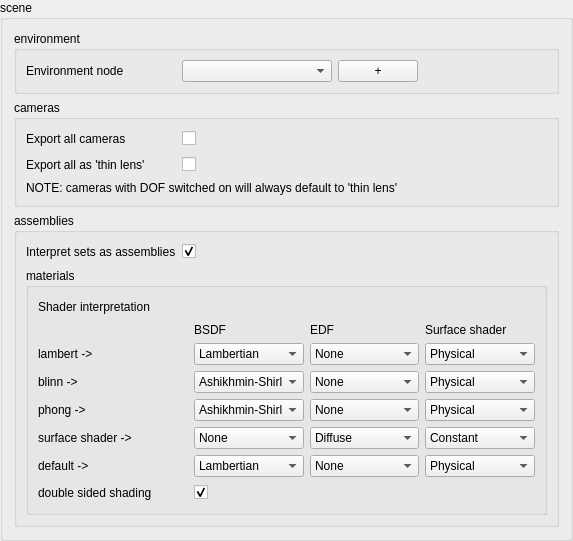
             <widget class="QGroupBox" name="groupBox_3">
              <property name="title">
               <string>scene</string>
              </property>
              <layout class="QVBoxLayout" name="verticalLayout_8">
               <item>
                <widget class="QGroupBox" name="groupBox_5">
                 <property name="title">
                  <string>environment</string>
                 </property>
                 <layout class="QVBoxLayout" name="verticalLayout_11">
                  <item>
                   <layout class="QHBoxLayout" name="horizontalLayout_20">
                    <item>
                     <widget class="QLabel" name="label_30">
                      <property name="minimumSize">
                       <size>
                        <width>150</width>
                        <height>0</height>
                       </size>
                      </property>
                      <property name="maximumSize">
                       <size>
                        <width>150</width>
                        <height>16777215</height>
                       </size>
                      </property>
                      <property name="text">
                       <string>Environment node</string>
                      </property>
                     </widget>
                    </item>
                    <item>
                     <widget class="QComboBox" name="ms_envList">
                      <property name="minimumSize">
                       <size>
                        <width>150</width>
                        <height>0</height>
                       </size>
                      </property>
                      <property name="baseSize">
                       <size>
                        <width>150</width>
                        <height>0</height>
                       </size>
                      </property>
                     </widget>
                    </item>
                    <item>
                     <widget class="QPushButton" name="ms_envAdd">
                      <property name="minimumSize">
                       <size>
                        <width>0</width>
                        <height>0</height>
                       </size>
                      </property>
                      <property name="text">
                       <string>  +  </string>
                      </property>
                      <property name="+command" stdset="0">
                       <string>&quot;mayaseed.addEnvironmentNode()&quot;</string>
                      </property>
                     </widget>
                    </item>
                    <item>
                     <spacer name="horizontalSpacer_18">
                      <property name="orientation">
                       <enum>Qt::Horizontal</enum>
                      </property>
                      <property name="sizeHint" stdset="0">
                       <size>
                        <width>40</width>
                        <height>20</height>
                       </size>
                      </property>
                     </spacer>
                    </item>
                   </layout>
                  </item>
                 </layout>
                </widget>
               </item>
               <item>
                <widget class="QGroupBox" name="groupBox_4">
                 <property name="title">
                  <string>cameras</string>
                 </property>
                 <layout class="QVBoxLayout" name="verticalLayout_9">
                  <item>
                   <layout class="QHBoxLayout" name="horizontalLayout_17">
                    <item>
                     <widget class="QLabel" name="label_28">
                      <property name="minimumSize">
                       <size>
                        <width>150</width>
                        <height>0</height>
                       </size>
                      </property>
                      <property name="maximumSize">
                       <size>
                        <width>150</width>
                        <height>16777215</height>
                       </size>
                      </property>
                      <property name="text">
                       <string>Export all cameras</string>
                      </property>
                     </widget>
                    </item>
                    <item>
                     <widget class="QCheckBox" name="ms_sceneCameraExportAllCameras">
                      <property name="text">
                       <string/>
                      </property>
                      <property name="checkable">
                       <bool>true</bool>
                      </property>
                      <property name="checked">
                       <bool>false</bool>
                      </property>
                     </widget>
                    </item>
                    <item>
                     <spacer name="horizontalSpacer_15">
                      <property name="orientation">
                       <enum>Qt::Horizontal</enum>
                      </property>
                      <property name="sizeHint" stdset="0">
                       <size>
                        <width>40</width>
                        <height>20</height>
                       </size>
                      </property>
                     </spacer>
                    </item>
                   </layout>
                  </item>
                  <item>
                   <layout class="QHBoxLayout" name="horizontalLayout_11">
                    <item>
                     <widget class="QLabel" name="label_15">
                      <property name="minimumSize">
                       <size>
                        <width>150</width>
                        <height>0</height>
                       </size>
                      </property>
                      <property name="maximumSize">
                       <size>
                        <width>9999</width>
                        <height>16777215</height>
                       </size>
                      </property>
                      <property name="text">
                       <string>Export all as 'thin lens'</string>
                      </property>
                     </widget>
                    </item>
                    <item>
                     <widget class="QCheckBox" name="ms_sceneCameraDefaultThinLens">
                      <property name="text">
                       <string/>
                      </property>
                      <property name="checked">
                       <bool>false</bool>
                      </property>
                     </widget>
                    </item>
                    <item>
                     <spacer name="horizontalSpacer_14">
                      <property name="orientation">
                       <enum>Qt::Horizontal</enum>
                      </property>
                      <property name="sizeHint" stdset="0">
                       <size>
                        <width>40</width>
                        <height>20</height>
                       </size>
                      </property>
                     </spacer>
                    </item>
                   </layout>
                  </item>
                  <item>
                   <widget class="QLabel" name="label_27">
                    <property name="text">
                     <string>NOTE: cameras with DOF switched on will always default to 'thin lens'</string>
                    </property>
                   </widget>
                  </item>
                 </layout>
                </widget>
               </item>
               <item>
                <widget class="QGroupBox" name="groupBox_6">
                 <property name="title">
                  <string>assemblies</string>
                 </property>
                 <layout class="QVBoxLayout" name="verticalLayout_10">
                  <item>
                   <layout class="QHBoxLayout" name="horizontalLayout_18">
                    <item>
                     <widget class="QLabel" name="label_29">
                      <property name="minimumSize">
                       <size>
                        <width>150</width>
                        <height>0</height>
                       </size>
                      </property>
                      <property name="maximumSize">
                       <size>
                        <width>99999</width>
                        <height>16777215</height>
                       </size>
                      </property>
                      <property name="text">
                       <string>Interpret sets as assemblies</string>
                      </property>
                     </widget>
                    </item>
                    <item>
                     <widget class="QCheckBox" name="ms_sceneCameraExportAllCameras_2">
                      <property name="text">
                       <string/>
                      </property>
                      <property name="checked">
                       <bool>true</bool>
                      </property>
                     </widget>
                    </item>
                    <item>
                     <spacer name="horizontalSpacer_16">
                      <property name="orientation">
                       <enum>Qt::Horizontal</enum>
                      </property>
                      <property name="sizeHint" stdset="0">
                       <size>
                        <width>40</width>
                        <height>20</height>
                       </size>
                      </property>
                     </spacer>
                    </item>
                   </layout>
                  </item>
                  <item>
                   <widget class="QGroupBox" name="groupBox_9">
                    <property name="title">
                     <string>materials</string>
                    </property>
                    <layout class="QVBoxLayout" name="verticalLayout_14">
                     <item>
                      <layout class="QHBoxLayout" name="horizontalLayout_21">
                       <item>
                        <widget class="QLabel" name="label_33">
                         <property name="minimumSize">
                          <size>
                           <width>150</width>
                           <height>0</height>
                          </size>
                         </property>
                         <property name="maximumSize">
                          <size>
                           <width>99999</width>
                           <height>16777215</height>
                          </size>
                         </property>
                         <property name="text">
                          <string>Shader interpretation</string>
                         </property>
                        </widget>
                       </item>
                       <item>
                        <spacer name="horizontalSpacer_20">
                         <property name="orientation">
                          <enum>Qt::Horizontal</enum>
                         </property>
                         <property name="sizeHint" stdset="0">
                          <size>
                           <width>40</width>
                           <height>20</height>
                          </size>
                         </property>
                        </spacer>
                       </item>
                      </layout>
                     </item>
                     <item>
                      <layout class="QGridLayout" name="gridLayout" columnstretch="0,1,1,1">
                       <item row="3" column="0">
                        <widget class="QLabel" name="label_35">
                         <property name="minimumSize">
                          <size>
                           <width>150</width>
                           <height>0</height>
                          </size>
                         </property>
                         <property name="maximumSize">
                          <size>
                           <width>99999</width>
                           <height>16777215</height>
                          </size>
                         </property>
                         <property name="text">
                          <string>lambert -&gt;</string>
                         </property>
                        </widget>
                       </item>
                       <item row="1" column="1">
                        <widget class="QLabel" name="label_17">
                         <property name="minimumSize">
                          <size>
                           <width>100</width>
                           <height>0</height>
                          </size>
                         </property>
                         <property name="text">
                          <string>BSDF</string>
                         </property>
                        </widget>
                       </item>
                       <item row="1" column="2">
                        <widget class="QLabel" name="label_18">
                         <property name="minimumSize">
                          <size>
                           <width>100</width>
                           <height>0</height>
                          </size>
                         </property>
                         <property name="text">
                          <string>EDF</string>
                         </property>
                        </widget>
                       </item>
                       <item row="1" column="3">
                        <widget class="QLabel" name="label_19">
                         <property name="minimumSize">
                          <size>
                           <width>100</width>
                           <height>0</height>
                          </size>
                         </property>
                         <property name="text">
                          <string>Surface shader</string>
                         </property>
                        </widget>
                       </item>
                       <item row="3" column="3">
                        <widget class="QComboBox" name="ms_matLambertSurfaceShader">
                         <property name="minimumSize">
                          <size>
                           <width>100</width>
                           <height>0</height>
                          </size>
                         </property>
                         <item>
                          <property name="text">
                           <string>Physical</string>
                          </property>
                         </item>
                         <item>
                          <property name="text">
                           <string>Constant</string>
                          </property>
                         </item>
                        </widget>
                       </item>
                       <item row="3" column="2">
                        <widget class="QComboBox" name="ms_matLambertEDF">
                         <property name="minimumSize">
                          <size>
                           <width>100</width>
                           <height>0</height>
                          </size>
                         </property>
                         <item>
                          <property name="text">
                           <string>None</string>
                          </property>
                         </item>
                         <item>
                          <property name="text">
                           <string>Diffuse</string>
                          </property>
                         </item>
                        </widget>
                       </item>
                       <item row="4" column="0">
                        <widget class="QLabel" name="label_38">
                         <property name="minimumSize">
                          <size>
                           <width>150</width>
                           <height>0</height>
                          </size>
                         </property>
                         <property name="maximumSize">
                          <size>
                           <width>99999</width>
                           <height>16777215</height>
                          </size>
                         </property>
                         <property name="text">
                          <string>blinn -&gt;</string>
                         </property>
                        </widget>
                       </item>
                       <item row="4" column="1">
                        <widget class="QComboBox" name="ms_matBlinnBSDF">
                         <property name="minimumSize">
                          <size>
                           <width>100</width>
                           <height>0</height>
                          </size>
                         </property>
                         <item>
                          <property name="text">
                           <string>Ashikhmin-Shirley</string>
                          </property>
                         </item>
                         <item>
                          <property name="text">
                           <string>Kelemen</string>
                          </property>
                         </item>
                         <item>
                          <property name="text">
                           <string>Lambertian</string>
                          </property>
                         </item>
                         <item>
                          <property name="text">
                           <string>Specular_BRDF</string>
                          </property>
                         </item>
                         <item>
                          <property name="text">
                           <string>None</string>
                          </property>
                         </item>
                        </widget>
                       </item>
                       <item row="4" column="2">
                        <widget class="QComboBox" name="ms_matBlinnEDF">
                         <property name="minimumSize">
                          <size>
                           <width>100</width>
                           <height>0</height>
                          </size>
                         </property>
                         <item>
                          <property name="text">
                           <string>None</string>
                          </property>
                         </item>
                         <item>
                          <property name="text">
                           <string>Diffuse</string>
                          </property>
                         </item>
                        </widget>
                       </item>
                       <item row="4" column="3">
                        <widget class="QComboBox" name="ms_matBlinnSurfaceShader">
                         <property name="minimumSize">
                          <size>
                           <width>100</width>
                           <height>0</height>
                          </size>
                         </property>
                         <item>
                          <property name="text">
                           <string>Physical</string>
                          </property>
                         </item>
                         <item>
                          <property name="text">
                           <string>Constant</string>
                          </property>
                         </item>
                        </widget>
                       </item>
                       <item row="5" column="0">
                        <widget class="QLabel" name="label_39">
                         <property name="minimumSize">
                          <size>
                           <width>150</width>
                           <height>0</height>
                          </size>
                         </property>
                         <property name="maximumSize">
                          <size>
                           <width>99999</width>
                           <height>16777215</height>
                          </size>
                         </property>
                         <property name="text">
                          <string>phong -&gt;</string>
                         </property>
                        </widget>
                       </item>
                       <item row="6" column="0">
                        <widget class="QLabel" name="label_40">
                         <property name="minimumSize">
                          <size>
                           <width>150</width>
                           <height>0</height>
                          </size>
                         </property>
                         <property name="maximumSize">
                          <size>
                           <width>99999</width>
                           <height>16777215</height>
                          </size>
                         </property>
                         <property name="text">
                          <string>surface shader -&gt;</string>
                         </property>
                        </widget>
                       </item>
                       <item row="5" column="1">
                        <widget class="QComboBox" name="ms_matPhongBSDF">
                         <property name="minimumSize">
                          <size>
                           <width>100</width>
                           <height>0</height>
                          </size>
                         </property>
                         <item>
                          <property name="text">
                           <string>Ashikhmin-Shirley</string>
                          </property>
                         </item>
                         <item>
                          <property name="text">
                           <string>Lambertian</string>
                          </property>
                         </item>
                         <item>
                          <property name="text">
                           <string>Kelemen</string>
                          </property>
                         </item>
                         <item>
                          <property name="text">
                           <string>Specular_BRDF</string>
                          </property>
                         </item>
                         <item>
                          <property name="text">
                           <string>None</string>
                          </property>
                         </item>
                        </widget>
                       </item>
                       <item row="5" column="2">
                        <widget class="QComboBox" name="ms_matPhongEDF">
                         <property name="minimumSize">
                          <size>
                           <width>100</width>
                           <height>0</height>
                          </size>
                         </property>
                         <item>
                          <property name="text">
                           <string>None</string>
                          </property>
                         </item>
                         <item>
                          <property name="text">
                           <string>Diffuse</string>
                          </property>
                         </item>
                        </widget>
                       </item>
                       <item row="5" column="3">
                        <widget class="QComboBox" name="ms_matPhongSurfaceShader">
                         <property name="minimumSize">
                          <size>
                           <width>100</width>
                           <height>0</height>
                          </size>
                         </property>
                         <item>
                          <property name="text">
                           <string>Physical</string>
                          </property>
                         </item>
                         <item>
                          <property name="text">
                           <string>Constant</string>
                          </property>
                         </item>
                        </widget>
                       </item>
                       <item row="6" column="3">
                        <widget class="QComboBox" name="ms_matSurfaceShaderSurfaceShader">
                         <property name="minimumSize">
                          <size>
                           <width>100</width>
                           <height>0</height>
                          </size>
                         </property>
                         <item>
                          <property name="text">
                           <string>Constant</string>
                          </property>
                         </item>
                         <item>
                          <property name="text">
                           <string>Physical</string>
                          </property>
                         </item>
                        </widget>
                       </item>
                       <item row="6" column="2">
                        <widget class="QComboBox" name="ms_matSurfaceShaderEDF">
                         <property name="minimumSize">
                          <size>
                           <width>100</width>
                           <height>0</height>
                          </size>
                         </property>
                         <item>
                          <property name="text">
                           <string>Diffuse</string>
                          </property>
                         </item>
                         <item>
                          <property name="text">
                           <string>None</string>
                          </property>
                         </item>
                        </widget>
                       </item>
                       <item row="6" column="1">
                        <widget class="QComboBox" name="ms_matSurfaceShaderBSDF">
                         <property name="minimumSize">
                          <size>
                           <width>100</width>
                           <height>0</height>
                          </size>
                         </property>
                         <item>
                          <property name="text">
                           <string>None</string>
                          </property>
                         </item>
                         <item>
                          <property name="text">
                           <string>Ashikhmin-Shirley</string>
                          </property>
                         </item>
                         <item>
                          <property name="text">
                           <string>Lambertian</string>
                          </property>
                         </item>
                         <item>
                          <property name="text">
                           <string>Kelemen</string>
                          </property>
                         </item>
                         <item>
                          <property name="text">
                           <string>Specular_BRDF</string>
                          </property>
                         </item>
                        </widget>
                       </item>
                       <item row="7" column="0">
                        <widget class="QLabel" name="label_47">
                         <property name="minimumSize">
                          <size>
                           <width>150</width>
                           <height>0</height>
                          </size>
                         </property>
                         <property name="maximumSize">
                          <size>
                           <width>99999</width>
                           <height>16777215</height>
                          </size>
                         </property>
                         <property name="text">
                          <string>default -&gt;</string>
                         </property>
                        </widget>
                       </item>
                       <item row="7" column="1">
                        <widget class="QComboBox" name="ms_matDefaultBSDF">
                         <property name="minimumSize">
                          <size>
                           <width>100</width>
                           <height>0</height>
                          </size>
                         </property>
                         <item>
                          <property name="text">
                           <string>Lambertian</string>
                          </property>
                         </item>
                         <item>
                          <property name="text">
                           <string>Ashikhmin-Shirley</string>
                          </property>
                         </item>
                         <item>
                          <property name="text">
                           <string>Kelemen</string>
                          </property>
                         </item>
                         <item>
                          <property name="text">
                           <string>Specular_BRDF</string>
                          </property>
                         </item>
                         <item>
                          <property name="text">
                           <string>None</string>
                          </property>
                         </item>
                        </widget>
                       </item>
                       <item row="7" column="2">
                        <widget class="QComboBox" name="ms_matDefaultEDF">
                         <property name="minimumSize">
                          <size>
                           <width>100</width>
                           <height>0</height>
                          </size>
                         </property>
                         <item>
                          <property name="text">
                           <string>None</string>
                          </property>
                         </item>
                         <item>
                          <property name="text">
                           <string>Diffuse</string>
                          </property>
                         </item>
                        </widget>
                       </item>
                       <item row="7" column="3">
                        <widget class="QComboBox" name="ms_matDefaultSurfaceShader">
                         <property name="minimumSize">
                          <size>
                           <width>100</width>
                           <height>0</height>
                          </size>
                         </property>
                         <item>
                          <property name="text">
                           <string>Physical</string>
                          </property>
                         </item>
                         <item>
                          <property name="text">
                           <string>Constant</string>
                          </property>
                         </item>
                        </widget>
                       </item>
                       <item row="3" column="1">
                        <widget class="QComboBox" name="ms_matLambertBSDF">
                         <property name="minimumSize">
                          <size>
                           <width>100</width>
                           <height>0</height>
                          </size>
                         </property>
                         <item>
                          <property name="text">
                           <string>Lambertian</string>
                          </property>
                         </item>
                         <item>
                          <property name="text">
                           <string>Ashikhmin-Shirley</string>
                          </property>
                         </item>
                         <item>
                          <property name="text">
                           <string>Kelemen</string>
                          </property>
                         </item>
                         <item>
                          <property name="text">
                           <string>Specular_BRDF</string>
                          </property>
                         </item>
                         <item>
                          <property name="text">
                           <string>None</string>
                          </property>
                         </item>
                        </widget>
                       </item>
                      </layout>
                     </item>
                     <item>
                      <layout class="QHBoxLayout" name="horizontalLayout_33">
                       <item>
                        <widget class="QLabel" name="label_65">
                         <property name="minimumSize">
                          <size>
                           <width>150</width>
                           <height>0</height>
                          </size>
                         </property>
                         <property name="maximumSize">
                          <size>
                           <width>99999</width>
                           <height>16777215</height>
                          </size>
                         </property>
                         <property name="text">
                          <string>double sided shading</string>
                         </property>
                        </widget>
                       </item>
                       <item>
                        <widget class="QCheckBox" name="ms_matDoubleShade">
                         <property name="text">
                          <string/>
                         </property>
                         <property name="checkable">
                          <bool>true</bool>
                         </property>
                         <property name="checked">
                          <bool>true</bool>
                         </property>
                        </widget>
                       </item>
                       <item>
                        <spacer name="horizontalSpacer_34">
                         <property name="orientation">
                          <enum>Qt::Horizontal</enum>
                         </property>
                         <property name="sizeHint" stdset="0">
                          <size>
                           <width>40</width>
                           <height>20</height>
                          </size>
                         </property>
                        </spacer>
                       </item>
                      </layout>
                     </item>
                    </layout>
                   </widget>
                  </item>
                 </layout>
                </widget>
               </item>
              </layout>
             </widget>
